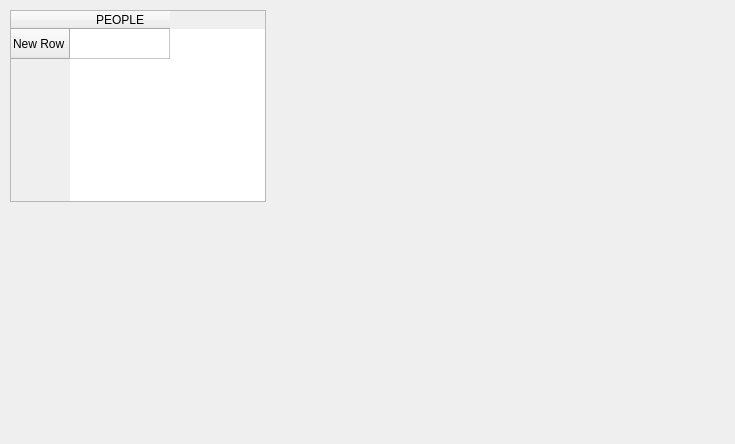
<?xml version="1.0" encoding="UTF-8"?>
<ui version="4.0">
 <class>Form</class>
 <widget class="QWidget" name="Form">
  <property name="geometry">
   <rect>
    <x>0</x>
    <y>0</y>
    <width>735</width>
    <height>444</height>
   </rect>
  </property>
  <property name="windowTitle">
   <string>Form</string>
  </property>
  <widget class="QTableWidget" name="tableWidget">
   <property name="geometry">
    <rect>
     <x>10</x>
     <y>10</y>
     <width>256</width>
     <height>192</height>
    </rect>
   </property>
   <row>
    <property name="text">
     <string>New Row</string>
    </property>
   </row>
   <column>
    <property name="text">
     <string>PEOPLE</string>
    </property>
   </column>
  </widget>
 </widget>
 <resources/>
 <connections/>
</ui>
